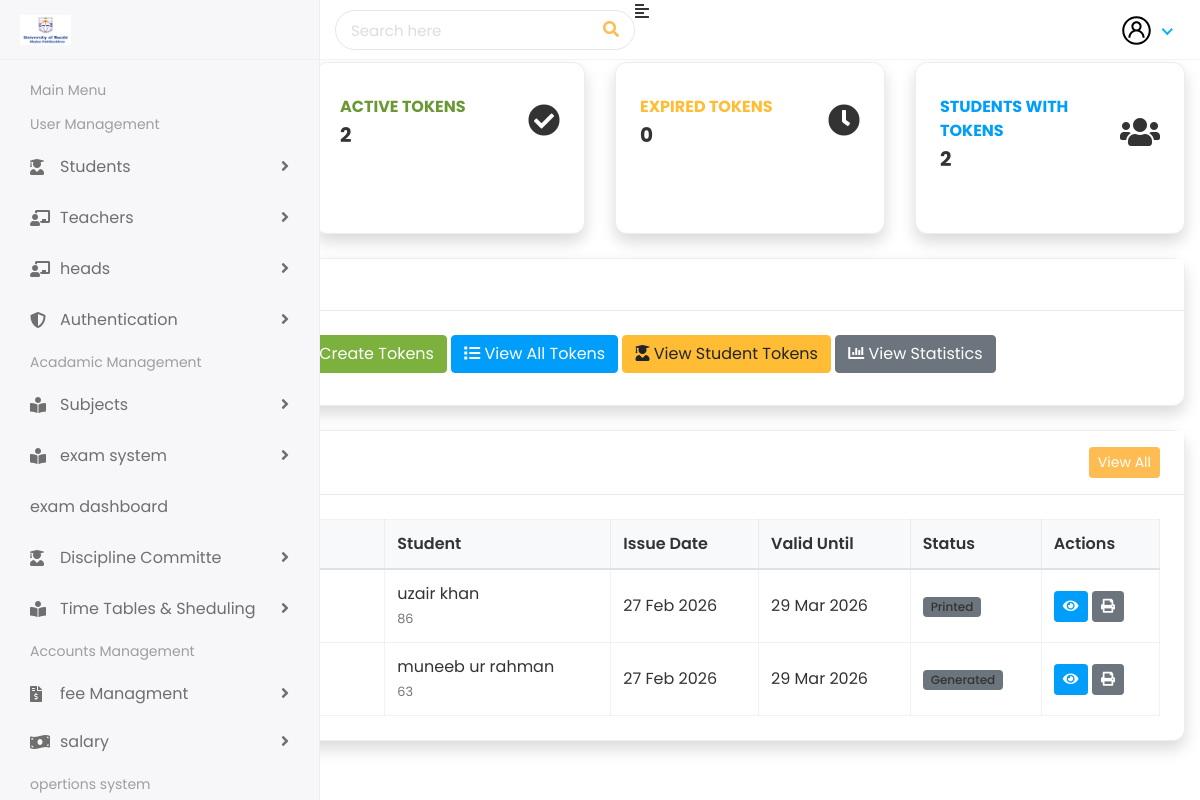
The app's page /token_app with its own data.
### token_app/models.py (models this page shows, shortened)
class ExamToken(models.Model):
    class TokenStatus(models.TextChoices):
        GENERATED = 'generated', 'Generated'
        PRINTED = 'printed', 'Printed'
        USED = 'used', 'Used'
        EXPIRED = 'expired', 'Expired'
        CANCELLED = 'cancelled', 'Cancelled'
        VERIFIED = 'verified', 'Verified'
        PENDING = 'pending', 'Pending Verification'
    student = models.ForeignKey(
        Student,
        on_delete=models.CASCADE,
        related_name='exam_tokens'
    )
    semester = models.ForeignKey(
        Semester,
        on_delete=models.CASCADE
    )
    batch = models.ForeignKey(
        Batch,
        on_delete=models.CASCADE
    )
    section = models.ForeignKey(
        Section,
        on_delete=models.CASCADE
    )
    discipline = models.ForeignKey(
        Discipline,
        on_delete=models.CASCADE
    )
    issued_by = models.ForeignKey(
        Teacher,
        on_delete=models.SET_NULL,
        null=True,
        blank=True,
        related_name='issued_tokens'
    )
    verified_by = models.ForeignKey(
        Teacher,
        on_delete=models.SET_NULL,
        null=True,
        blank=True,
        related_name='verified_tokens'
    )
    token_number = models.CharField(
        max_length=50,
        unique=True
    )
    issue_date = models.DateField(
        default=timezone.now
    )
    valid_until = models.DateField()
    status = models.CharField(
        max_length=20,
        choices=TokenStatus.choices,
        default=TokenStatus.GENERATED,
        db_index=True
    )
    eligible_subjects = models.ManyToManyField(
        Subject,
        related_name='tokens',
        blank=True
    )
    qr_code = models.ImageField(
        upload_to='tokens/qrcodes/%Y/%m/%d/',
        blank=True,
        null=True
    )
    attendance_short = models.JSONField(
        default=dict,
        blank=True
    )
    fee_defaulters = models.JSONField(
        default=dict,
        blank=True
    )
    prerequisite_missing = models.JSONField(
        default=dict,
        blank=True
    )
    verification_date = models.DateTimeField(
        null=True,
        blank=True
    )
    verification_notes = models.TextField(
        blank=True
    )
    created_at = models.DateTimeField(auto_now_add=True)
    updated_at = models.DateTimeField(auto_now=True)
    class Meta:
        ordering = ['-issue_date', 'student']
        unique_together = ['student', 'semester', 'issue_date']
        indexes = [
            models.Index(fields=['status', 'valid_until']),
            models.Index(fields=['student', 'status']),
        ]

### student/models.py (models this page shows, shortened)
class Student(models.Model):
    user = models.OneToOneField(CustomUser, on_delete=models.CASCADE, null=True, blank=True)
    GENDER_CHOICES = [
        ('M', 'Male'),
        ('F', 'Female'),
        ('O', 'Other'),
    ]
    first_name = models.CharField(max_length=50)
    last_name = models.CharField(max_length=50)
    student_id = models.CharField(max_length=20, unique=True)
    admission_number = models.CharField(max_length=20, unique=True)
    gender = models.CharField(max_length=1, choices=GENDER_CHOICES)
    dob = models.DateField()
    email = models.EmailField(unique=True)
    contact_number = models.CharField(max_length=15, blank=True)
    image = models.ImageField(upload_to='students/', blank=True, null=True)
    batch = models.ForeignKey(Batch, on_delete=models.CASCADE)
    semester = models.ForeignKey(Semester, on_delete=models.CASCADE)
    section = models.ForeignKey(Section, on_delete=models.CASCADE)
    discipline = models.ForeignKey(Discipline, on_delete=models.CASCADE)
    parent = models.OneToOneField(Parent, on_delete=models.CASCADE, related_name='student', null=True, blank=True)
    address = models.TextField()
    class Meta:
        ordering = ['batch', 'section', 'last_name']

### token_app/views.py (the view)
# urls.py: path('',views.index, name="index"),
def index(request):
    total_tokens = ExamToken.objects.count()
    active_tokens = ExamToken.objects.filter(status__in=['generated', 'printed', 'verified']).count()
    expired_tokens = ExamToken.objects.filter(status='expired').count()
    students_with_tokens = ExamToken.objects.values('student').distinct().count()
    context = {
        'total_tokens': total_tokens,
        'active_tokens': active_tokens,
        'expired_tokens': expired_tokens,
        'students_with_tokens': students_with_tokens,
        'recent_tokens': ExamToken.objects.order_by('-issue_date')[:5],
    }
    return render(request, 'token_app/index.html', context)

### templates/token_app/index.html (shortened to what this page needs)
{% extends 'Home/base.html' %}
{% load static %}
{% block body %}
<div class="container-fluid">
    <div class="d-flex justify-content-between align-items-center mb-4">
        <h1 class="h3 mb-0">
        </h1>
        <div>
            <a href="{% url 'token_app:create_token' %}" class="btn btn-primary">
            </a>
            <a href="{% url 'token_app:all_tokens' %}" class="btn btn-outline-primary">
            </a>
        </div>
    </div>
    <div class="row">
        <div class="col-xl-3 col-md-6 mb-4">
            <div class="card border-left-primary shadow h-100 py-2">
                <div class="card-body">
                    <div class="row no-gutters align-items-center">
                        <div class="col mr-2">
                            <div class="text-xs font-weight-bold text-primary text-uppercase mb-1">
                                Total Tokens</div>
                            <div class="h5 mb-0 font-weight-bold text-gray-800">{{ total_tokens }}</div>
                        </div>
                        <div class="col-auto">
                        </div>
                    </div>
                </div>
            </div>
        </div>
        <div class="col-xl-3 col-md-6 mb-4">
            <div class="card border-left-success shadow h-100 py-2">
                <div class="card-body">
                    <div class="row no-gutters align-items-center">
                        <div class="col mr-2">
                            <div class="text-xs font-weight-bold text-success text-uppercase mb-1">
                                Active Tokens</div>
                            <div class="h5 mb-0 font-weight-bold text-gray-800">{{ active_tokens }}</div>
                        </div>
                        <div class="col-auto">
                            <i class="fas fa-check-circle fa-2x text-gray-300"></i>
                        </div>
                    </div>
                </div>
            </div>
        </div>
        <div class="col-xl-3 col-md-6 mb-4">
            <div class="card border-left-warning shadow h-100 py-2">
                <div class="card-body">
                    <div class="row no-gutters align-items-center">
                        <div class="col mr-2">
                            <div class="text-xs font-weight-bold text-warning text-uppercase mb-1">
                                Expired Tokens</div>
                            <div class="h5 mb-0 font-weight-bold text-gray-800">{{ expired_tokens }}</div>
                        </div>
                        <div class="col-auto">
                            <i class="fas fa-clock fa-2x text-gray-300"></i>
                        </div>
                    </div>
                </div>
            </div>
        </div>
        <div class="col-xl-3 col-md-6 mb-4">
            <div class="card border-left-info shadow h-100 py-2">
                <div class="card-body">
                    <div class="row no-gutters align-items-center">
                        <div class="col mr-2">
                            <div class="text-xs font-weight-bold text-info text-uppercase mb-1">
                                Students with Tokens</div>
                            <div class="h5 mb-0 font-weight-bold text-gray-800">{{ students_with_tokens }}</div>
                        </div>
                        <div class="col-auto">
                            <i class="fas fa-users fa-2x text-gray-300"></i>
                        </div>
                    </div>
                </div>
            </div>
        </div>
    </div>
    <div class="row">
        <div class="col-lg-12">
            <div class="card shadow mb-4">
                <div class="card-header py-3">
                    <h6 class="m-0 font-weight-bold text-primary">Quick Actions</h6>
                </div>
                <div class="card-body">
                    <a href="{% url 'token_app:create_token' %}" class="btn btn-primary mb-2">
                    </a>
                    <a href="{% url 'token_app:bulk_create_tokens' %}" class="btn btn-success mb-2">
                         Bulk Create Tokens
                    </a>
                    <a href="{% url 'token_app:all_tokens' %}" class="btn btn-info mb-2">
                        <i class="fas fa-list"></i> View All Tokens
                    </a>
                    <a href="{% url 'token_app:student_tokens' %}" class="btn btn-warning mb-2">
                        <i class="fas fa-user-graduate"></i> View Student Tokens
                    </a>
                    <a href="{% url 'token_app:statistics' %}" class="btn btn-secondary mb-2">
                        <i class="fas fa-chart-bar"></i> View Statistics
                    </a>
                </div>
            </div>
        </div>
    </div>
    <div class="row">
        <div class="col-lg-12">
            <div class="card shadow mb-4">
                <div class="card-header py-3 d-flex justify-content-between align-items-center">
                    <h6 class="m-0 font-weight-bold text-primary">Recent Tokens</h6>
                    <a href="{% url 'token_app:all_tokens' %}" class="btn btn-sm btn-primary">View All</a>
                </div>
                <div class="card-body">
                    <div class="table-responsive">
                        <table class="table table-bordered" width="100%" cellspacing="0">
                            <thead>
                                <tr>
                                    <th>Token #</th>
                                    <th>Student</th>
                                    <th>Issue Date</th>
                                    <th>Valid Until</th>
                                    <th>Status</th>
                                    <th>Actions</th>
                                </tr>
                            </thead>
                            <tbody>
                                {% for token in recent_tokens %}
                                <tr>
                                    <td>
                                        <a href="{% url 'token_app:token_detail' token.id %}">
                                            <code>{{ token.token_number }}</code>
                                        </a>
                                    </td>
                                    <td>
                                        {{ token.student.first_name }} {{ token.student.last_name }}<br>
                                        <small class="text-muted">{{ token.student.student_id }}</small>
                                    </td>
                                    <td>{{ token.issue_date|date:"d M Y" }}</td>
                                    <td>{{ token.valid_until|date:"d M Y" }}</td>
                                    <td>
                                        <span class="badge bg-{% if token.status == 'verified' %}success{% elif token.status == 'expired' %}danger{% elif token.status == 'used' %}info{% elif token.status == 'cancelled' %}warning{% else %}secondary{% endif %}">
                                            {{ token.get_status_display }}
                                        </span>
                                    </td>
                                    <td>
                                        <a href="{% url 'token_app:token_detail' token.id %}" class="btn btn-sm btn-info">
                                            <i class="fas fa-eye"></i>
                                        </a>
                                        <a href="{% url 'token_app:print_token' token.id %}" class="btn btn-sm btn-secondary" target="_blank">
                                            <i class="fas fa-print"></i>
                                        </a>
                                    </td>
                                </tr>
                                {% endfor %}
                            </tbody>
                        </table>
                    </div>
                </div>
            </div>
        </div>
    </div>
</div>
{% endblock %}

### records on screen
ExamToken: student.first_name "uzair", student.last_name "khan", student.student_id "86", issue_date "27 Feb 2026", valid_until "29 Mar 2026", status "Printed"
ExamToken: student.first_name "muneeb", student.last_name "ur rahman", student.student_id "63", issue_date "27 Feb 2026", valid_until "29 Mar 2026", status "Generated"

### other values on screen
{{ active_tokens }} "2"
{{ expired_tokens }} "0"
{{ students_with_tokens }} "2"
